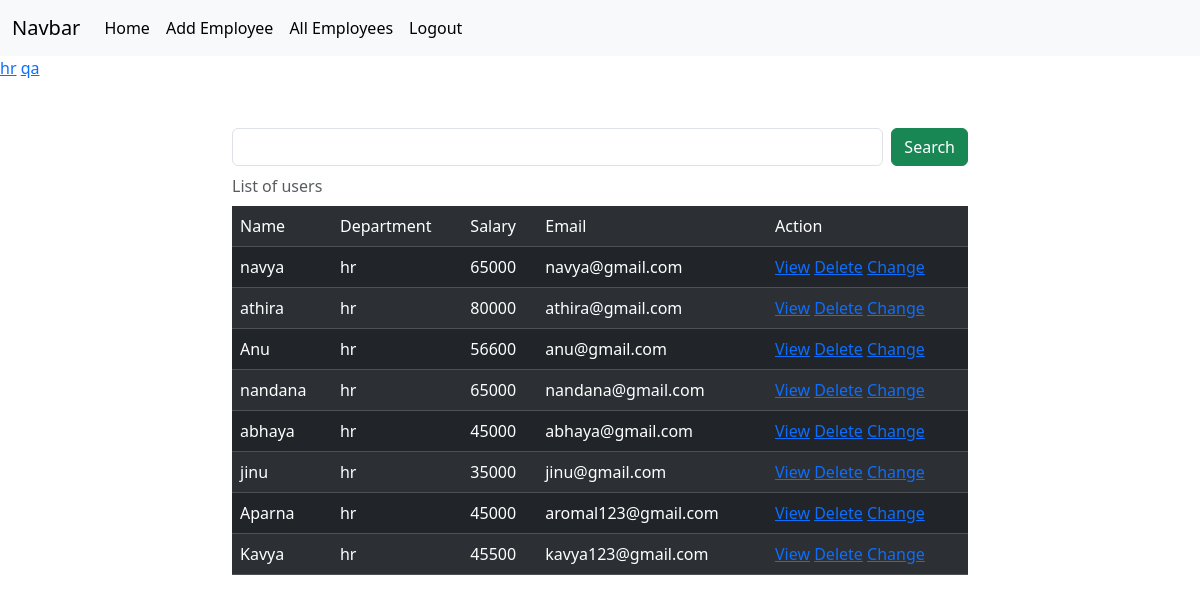
Screenshot of /employees/all/?department=hr (signed in) with the database file from the repository.
### crm/models.py (models this page shows, shortened)
class Employees(models.Model):
    name=models.CharField(max_length=200)
    department=models.CharField(max_length=200)
    salary=models.PositiveIntegerField()
    email=models.EmailField(unique=True)
    contact=models.CharField(max_length=10,null=True)
    age=models.PositiveIntegerField()
    profile_pic=models.ImageField(upload_to="images",null=True,blank=True)
    dob=models.DateField(null=True,blank=True)

### crm/views.py (the view, shortened to what this page needs)
# urls.py: path('employees/all/',views.EmployeesListView.as_view(),name="emp-all"),
@method_decorator(signin_required,name="dispatch")
class EmployeesListView(View):
    def get(self,request,*args,**kwargs):
         qs=Employees.objects.all()
         department=Employees.objects.all().values_list("department",flat=True).distinct()
         print(department)
         if "department" in request.GET:
             dept=request.GET.get("department")
             qs=qs.filter(department__iexact=dept)
         return render(request,"emp_list.html",{"data":qs,"department":department})

### crm/views.py (called while the page is built)
def signin_required(fn):
    def wrapper(request,*args,**kwargs):
        if not request.user.is_authenticated:
            messages.error(request,"invalid session")
            return redirect("signin")
        else:
            return fn(request,*args,**kwargs)
    return wrapper

### crm/templates/emp_list.html (shortened to what this page needs)
{%extends 'base.html'%}
{%block body_block%}
<div>
{%for dep in department%}
<a href="{%url 'emp-all'%}?department={{dep}}">{{dep}}</a>
{%endfor%}
</div>
<div class="container mt-5">
  <div class="row">
    <div class="col-2"></div>
    <div class="col-8">
       <form action="" method="post">
      <div class="d-flex">
        <input type="text" name="box" class="form-control me-2">
        <button type="submit" class="btn btn-success">Search</button>
      </div>
       </form>
    </div>
    <div class="col-2"></div>
  </div>
</div>
    <div class="container">
      <div class="row">
        <div class="col-2">
        </div>
        <div class="col-8">
          <table class="table table-dark table-striped caption-top">
            <caption>List of users</caption>
            <tr>
              <td>Name</td>
              <td>Department</td>
              <td>Salary</td>
              <td>Email</td>
              <td>Action</td>
            </tr>
            {%for emp in data%}
            <tr>
              <td>{{emp.name}}</td>
              <td>{{emp.department}}</td>
              <td>{{emp.salary}}</td>
              <td>{{emp.email}}</td>
              <td>
                <a href="{%url 'emp-details' emp.id%}">View</a>
                <a href="{%url 'emp-delete' emp.id%}">Delete</a>
                <a href="{%url 'emp-edit' emp.id%}">Change</a>
              </td>
            </tr>
            {%endfor%}
          </table>
        </div>
        <div class="col-2"></div>
      </div>
    </div>
{%endblock%}

### rows the page displays
Employees: name "navya", department "hr", salary "65000", email "navya@gmail.com"
Employees: name "athira", department "hr", salary "80000", email "athira@gmail.com"
Employees: name "Anu", department "hr", salary "56600", email "anu@gmail.com"
Employees: name "nandana", department "hr", salary "65000", email "nandana@gmail.com"
Employees: name "abhaya", department "hr", salary "45000", email "abhaya@gmail.com"
Employees: name "jinu", department "hr", salary "35000", email "jinu@gmail.com"
Employees: name "Aparna", department "hr", salary "45000", email "aromal123@gmail.com"
Employees: name "Kavya", department "hr", salary "45500", email "kavya123@gmail.com"

### other values shown
{{ dep }} "hr" "qa"
